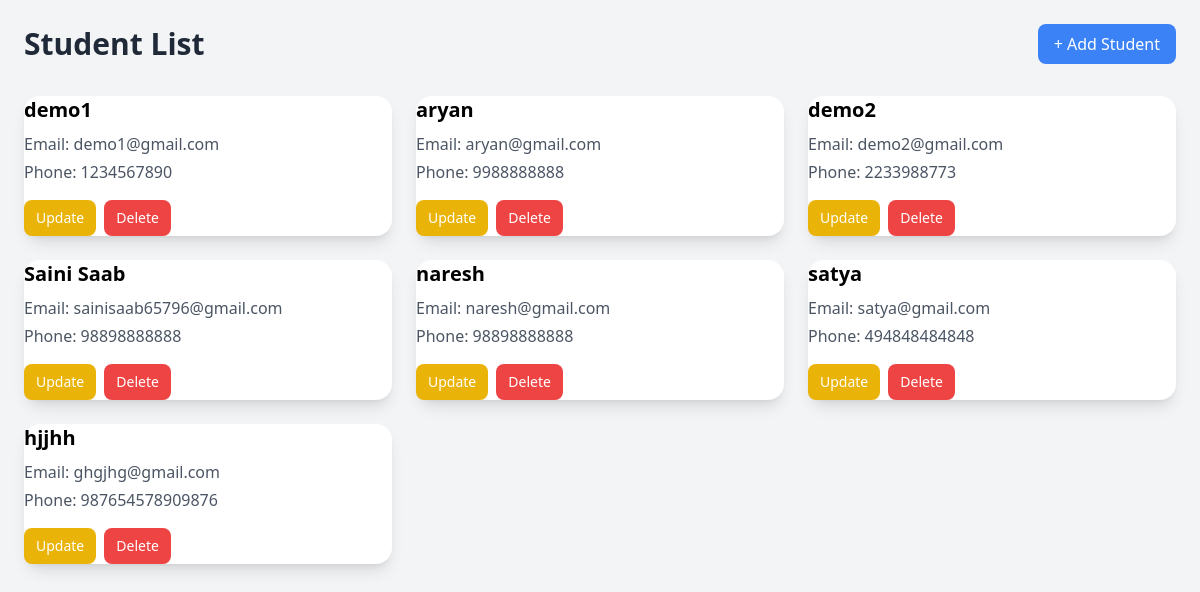
/student/std, run on an earlier commit of the app's database.
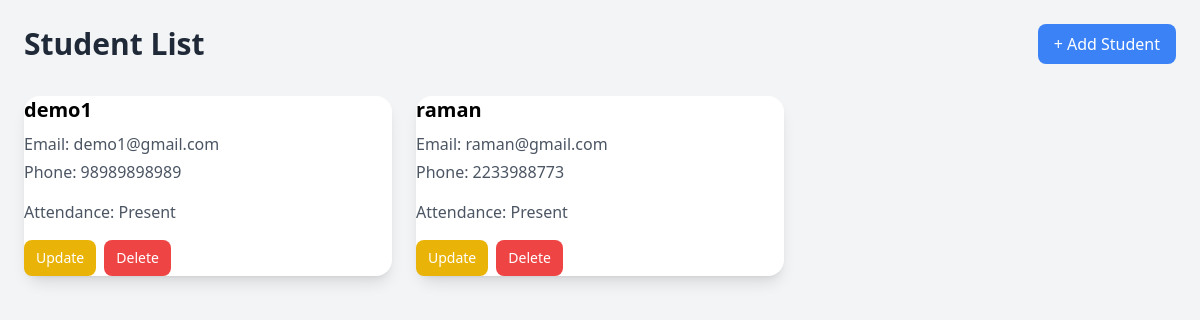
And on a later commit of the database.
### student/models.py (models this page shows)
class Student(models.Model):
    name = models.CharField(max_length=100)
    email = models.EmailField()
    phone_number = models.CharField(max_length=13)

class Attendance(models.Model):
    SUBJECT_CHOICES = (
        ('Math', 'Math'),
        ('Science', 'Science'),
        ('History', 'History'),
        ('English', 'English'),
    )
    STATUS_CHOICES = (
        ('Present', 'Present'),
        ('Absent', 'Absent'),
    )
    student = models.ForeignKey(Student, on_delete=models.CASCADE, null=True)
    subject = models.CharField(max_length=15, choices=SUBJECT_CHOICES)
    date = models.DateField()
    status = models.CharField(max_length=10, choices=STATUS_CHOICES)

### student/views.py (the view)
# urls.py: path("std", views.student_home, name="student_home"),
def student_home(request):
    students_data = Student.objects.all()
    attendance = Attendance.objects.all()
    data = {
        "students_data": students_data,
        "attendance": attendance
    }
    return render(request, "student/student_home.html", data)

### templates/student/student_home.html (shortened to what this page needs)
<!DOCTYPE html>
<html lang="en">
<head>
  <script src="https://cdn.tailwindcss.com"></script>
</head>
<body class="bg-gray-100 min-h-screen p-6">
  <div class="flex justify-between items-center mb-8">
    <h1 class="text-3xl font-bold text-gray-800">Student List</h1>
    <a href="/student/add-student" class="bg-blue-500 text-white px-4 py-2 rounded-lg hover:bg-blue-600">
      + Add Student
    </a>
  </div>
  <div class="grid grid-cols-1 md:grid-cols-3 gap-6">
    {% for student in students_data %}
    <div class="bg-white rounded-2xl shadow-lg hover:shadow-xl transition">
      <h2 class="text-xl font-semibold mb-2">{{ student.name }}</h2>
      <p class="text-gray-600 mb-1">Email: {{ student.email }}</p>
      <p class="text-gray-600 mb-4">Phone: {{ student.phone_number }}</p>
     {% for att in attendance %}
     {% if att.student.id == student.id %}
    <p class="text-gray-600 mb-4">Attendance: {{ att.status }}</p>
     {% endif %}
     {% endfor %}
      <div class="flex gap-2">
        <a href="{% url 'update_student' student.id %}" class="bg-yellow-500 text-white px-3 py-2 rounded-lg text-sm hover:bg-yellow-600">Update</a>
        <a href="{% url 'delete_student' student.id %}" class="bg-red-500 text-white px-3 py-2 rounded-lg text-sm hover:bg-red-600">Delete
        </a>
      </div>
    </div>
    {% endfor %}
</body>
</html>

What changed in the data, as far as the page shows it:
removed Student: name "aryan", email "aryan@gmail.com", phone_number "9988888888"
removed Student: name "demo2", email "demo2@gmail.com", phone_number "2233988773"
removed Student: name "Saini Saab", email "sainisaab65796@gmail.com", phone_number "98898888888"
removed Student: name "naresh", email "naresh@gmail.com", phone_number "98898888888"
removed Student: name "satya", email "satya@gmail.com", phone_number "494848484848"
removed Student: name "hjjhh", email "ghgjhg@gmail.com", phone_number "987654578909876"
changed Student "demo1": phone_number "1234567890" → "98989898989"
added Attendance: status "Present", shown under Student "demo1"
added Student: name "raman", email "raman@gmail.com", phone_number "2233988773"
added Attendance: status "Present", shown under "raman"
